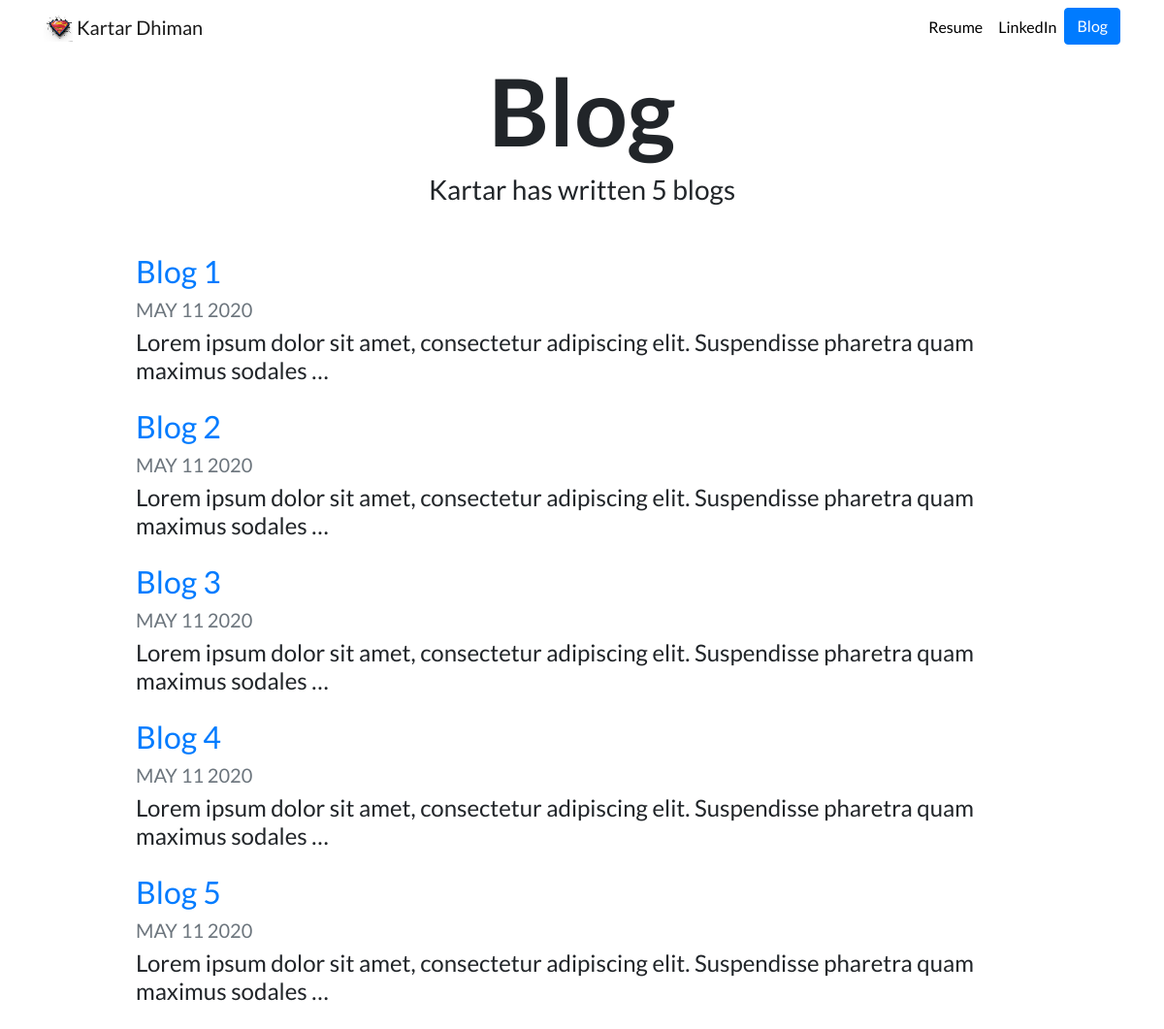
Screenshot of /blog/ with the database file from the repository.
### blog/models.py (models this page shows, shortened)
class Blog(models.Model):
    title = models.CharField(max_length=200)
    description = models.TextField()
    date = models.DateField()

### blog/views.py (the view)
# urls.py: path('', views.all_blogs, name='all_blogs'),
def all_blogs(request):
    blogs = Blog.objects.order_by('-date')[:5]
    return render(request=request,
                  template_name='blog/all_blogs.html',
                  context={'blogs': blogs})

### blog/templates/blog/all_blogs.html
{% extends "portfolio/base.html" %}
{% load static %}
{% block content %}
<h1 id="blogtitle" class="font-weight-bold text-center">Blog</h1>
<h3 class="text-center mb-5">Kartar has written {{ blogs.count }} blog{{ blogs.count|pluralize }}</h3>
{% for blog in blogs %}
<div class="row justify-content-center my-3">
  <div class="col-md-10">
    <a href="{% url 'blog:detail' blog.id %}">
      <h2>{{ blog.title }}</h2>
    </a>
    <h5 class="text-muted">{{ blog.date|date:'M d Y'|upper }}</h5>
    <h4>{{ blog.description|striptags|truncatechars:100 }}</h4>
  </div>
</div>
{% endfor %}
{% endblock %}

### portfolio/static/portfolio/custom.css (style rules this page uses)
body { font-family: 'Lato', sans-serif; }
#blogtitle { font-size: 6rem; }

### rows the page displays
Blog: title "Blog 1", date "MAY 11 2020", description "Lorem ipsum dolor sit amet, consectetur adipiscing elit. Suspendisse pharetra quam maximus sodales …"
Blog: title "Blog 2", date "MAY 11 2020", description "Lorem ipsum dolor sit amet, consectetur adipiscing elit. Suspendisse pharetra quam maximus sodales …"
Blog: title "Blog 3", date "MAY 11 2020", description "Lorem ipsum dolor sit amet, consectetur adipiscing elit. Suspendisse pharetra quam maximus sodales …"
Blog: title "Blog 4", date "MAY 11 2020", description "Lorem ipsum dolor sit amet, consectetur adipiscing elit. Suspendisse pharetra quam maximus sodales …"
Blog: title "Blog 5", date "MAY 11 2020", description "Lorem ipsum dolor sit amet, consectetur adipiscing elit. Suspendisse pharetra quam maximus sodales …"

### other values shown
{{ blogs.count }} "5"
